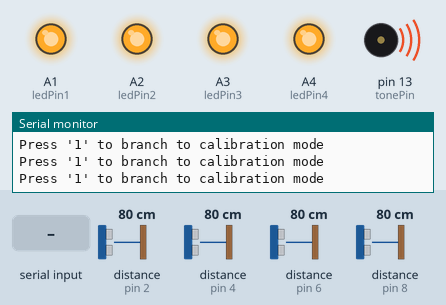
Recording of a sketch running on a simulated Arduino Leonardo, built with avr-gcc and run on an emulated ATmega32U4. On the bench: output pins drawn as LEDs (lit = HIGH), buzzer (waves = sounding), the last lines printed to the serial monitor. Inputs (shaded band) come from the test bench; at power-on: distance to the obstacle (sensors on pin 2, pin 4, pin 6, pin 8) 80 cm. The echo pulse lasts 58.3 µs per cm; EEPROM starts erased; pins used as bus, display or sensor lines are not drawn.

Above: at 1.2 s.
1.3 s: "1\n" received over Serial
At 2.4 s:
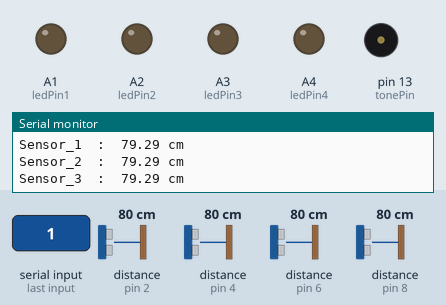
At 2.98 s:
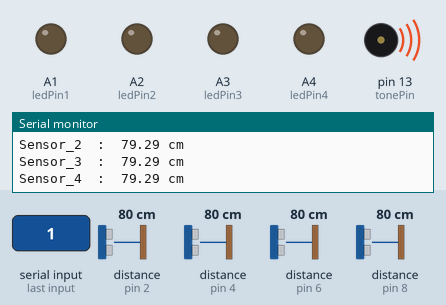
Timing chart, 0 to 16.3 s (numbered marks = the images above; inputs shaded):
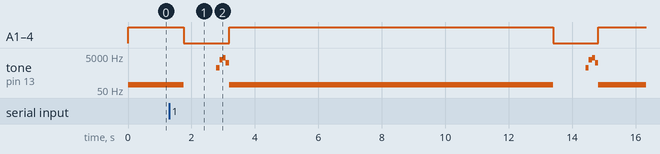

The sketch:

DS_Ultra_Sonic_HC-SR04_4piece.ino
```cpp
#include <EEPROM.h>
//#include <MCP23S17.h>
#define leonardo  //mega32u4は直接USB接続するためserial.read時にwhile(!serial)を挟んで待つ必要があるため

//********************************************************************
//*超音波センサを使って距離を表示するプログラム
//********************************************************************

//sensor maping (1,2,3,4) = (left_side, left_upper, right_upper, right_side)
/*
以下実装予定↓
●センサキャリブレーション
left_side, right_side　デフォルトは無限遠＝通常時はセンサ値取れない（近すぎて取れない場合と判別がつかないため注意！）
left_upper, right_upper デフォルトはキャリブレーションされた地面までの距離。反応時の距離を見ることでアラートを出すか判別可能（反応しても近距離の場合はOK)
１：キャリブレーションボタン押下→キャリブレーションモード
２：ボタン押下時の各センサの値をEEPROMに保存、以降この値を参照して配達員の検知
３：シリアルプリント時に常にキャリブレーションの値を返す（いつでも確認できるように）
●センサ反応時スピーカーから警告音を出す
●mcp23s17を利用してIOを増やし、接続センサ数を増やす
 */


#define echoPin_1  2 // Echo Pin@ sensor 1 //超音波出力開始（測定開始）
#define trigPin_1  3 // Trigger Pin@ sensor 1
#define echoPin_2  4 // Echo Pin@ sensor 2
#define trigPin_2  5 // Trigger Pin@ sensor 2
#define echoPin_3  6 // Echo Pin@ sensor 3
#define trigPin_3  7 // Trigger Pin@ sensor 3
#define echoPin_4  8 // Echo Pin@ sensor 4
#define trigPin_4  9 // Trigger Pin@ sensor 4
#define tonePin  13  //output pin for speaker
#define ledPin1  A1 //output pin for led  //ピン指定名称正しいか要注意
#define ledPin2  A2 //output pin for led
#define ledPin3  A3 //output pin for led
#define ledPin4  A4 //output pin for led
#define ledPin5  A5 //output pin for led

#define sensor_1 0  //変数として、配列で定義しておけば4センサ処理が必要場面で短くコーディングできる（
#define sensor_2 1
#define sensor_3 2
#define sensor_4 3
#define SENSOR_NUM  4 //センサー数

//TBE(To Be Edited)
#define left_dst_thd  100  //左境界センサのブザー出力閾値（この値以下で警告
#define right_dst_thd  100  //右境界センサのブザー出力閾値（この値以下で警告
#define upper_left_dst_thd  130  //左上境界センサのブザー出力閾値（この値以下で警告
#define upper_right_dst_thd  130  //右上境界センサのブザー出力閾値（この値以下で警告

#define left_tone 1000 //左境界センサ反応時ブザー音
#define right_tone 2000 //右境界センサ反応時ブザー音
#define upper_left_tone 3000 //左上境界センサ反応時ブザー音
#define upper_right_tone 4000 //右上境界センサ反応時ブザー音
#define wait_tone 100 //
#define TRYNUM 20  //超音波センサキャリブレーション時の距離取得回数

double Duration_1 = 0; //応答時間＠ sensor 1
double Distance_1 = 0; //距離@ sensor 1
double Duration_2 = 0; //応答時間＠ sensor 2
double Distance_2 = 0; //距離@ sensor 2
double Duration_3 = 0; //応答時間＠ sensor 3
double Distance_3 = 0; //距離@ sensor 3
double Duration_4 = 0; //応答時間＠ sensor 4
double Distance_4 = 0; //距離@ sensor 4
char incomingByte = 0;  //シリアル入力用変数
int intsize = sizeof(int);

struct CaliData //センサーキャリブレーションデータ一式
{
  int UltraSonic[SENSOR_NUM];
};
struct CaliData _liquid_office;

void setup()
{
  Serial.begin( 9600 );
  #ifdef leonardo
  while(!Serial);
  #endif

  pinMode(echoPin_1, INPUT);
  pinMode(trigPin_1, OUTPUT);
  pinMode(echoPin_2, INPUT);
  pinMode(trigPin_2, OUTPUT);
  pinMode(echoPin_3, INPUT);
  pinMode(trigPin_3, OUTPUT);
  pinMode(echoPin_4, INPUT);
  pinMode(trigPin_4, OUTPUT);

  pinMode(ledPin1, OUTPUT);
  pinMode(ledPin2, OUTPUT);
  pinMode(ledPin3, OUTPUT);
  pinMode(ledPin4, OUTPUT);

   //センサキャリブレーション値をロード
  for(int i=0; i<SENSOR_NUM; i++)
  {
    _liquid_office.UltraSonic[i] = EEPROM.read(i * intsize);
  }

//  MCP mcp23s17(0,0);  //ioexpander 16bit(adress, ?)
}
void loop()
{
//キャリブレーションモード分岐
//起動時10秒間　ブザーなりっぱなし＆LED全灯になるのでその間にシリアル経由で'1'を受け取るとキャリブレーションモードに入る
  digitalWrite(ledPin1,HIGH);
  digitalWrite(ledPin2,HIGH);
  digitalWrite(ledPin3,HIGH);
  digitalWrite(ledPin4,HIGH);
  tone(tonePin, 100);

  for(int i=0; i<200; i++)
  {
    Serial.println("Press '1' to branch to calibration mode");
    if(Serial.available() > 0)
    {
      incomingByte = Serial.read();
      Serial.print("Serial.read = ");
      Serial.println(incomingByte);
      if(incomingByte == '1')
      {
        sensor_calibration();  //シリアル経由で'1'が読み込まれたらキャリブレーションモード
        goto cali_end;  //キャリブレーションが終了したら即時ループ脱出
      }
    }
    delay(50); //50ms×200回で約10秒
  }
cali_end: //キャリブレーション脱出ラベル

  //ブザーとLEDを消す
  noTone(tonePin);
  digitalWrite(ledPin1,LOW);
  digitalWrite(ledPin2,LOW);
  digitalWrite(ledPin3,LOW);
  digitalWrite(ledPin4,LOW);

/*
//To Be Delete eeprom書き込み確認用
 int  eeprom_read;
  for(int i=0; i<SENSOR_NUM; i++)
  {
    eeprom_read = EEPROM.read(i * intsize);
    Serial.print("EEPROM");
    Serial.print(i,DEC);
    Serial.print("=");
    Serial.print(eeprom_read, DEC);
    Serial.print("\n");
  }
  while(1);
  */

//超音波出力＆反射時間取得
  Duration_1 = start_measure(sensor_1);
  Duration_2 = start_measure(sensor_2);
  Duration_3 = start_measure(sensor_3);
  Duration_4 = start_measure(sensor_4);

//時間を距離に変換(シリアル通信で出力しないなら不要→処理高速化）
  Distance_1 = dir_to_dis(Duration_1);
  Distance_2 = dir_to_dis(Duration_2);
  Distance_3 = dir_to_dis(Duration_3);
  Distance_4 = dir_to_dis(Duration_4);

//シリアル通信で距離を出力（シリアル通信で出力しないなら不要→処理高速化）
  print_Distance(sensor_1);
  print_Distance(sensor_2);
  print_Distance(sensor_3);
  print_Distance(sensor_4);
  Serial.print("\n");

//センサが何かを補足したらブザー
  if(Distance_1 < left_dst_thd)
  {
    tone(tonePin, left_tone, wait_tone);
    delay(wait_tone);
  }
  if(Distance_2 < upper_left_dst_thd)
  {
    tone(tonePin, upper_left_tone, wait_tone);
    delay(wait_tone);
  }
  if(Distance_3 < upper_right_dst_thd)
  {
    tone(tonePin, upper_right_tone, wait_tone);
    delay(wait_tone);
  }
  if(Distance_4 < right_dst_thd)
  {
    tone(tonePin, right_tone, wait_tone);
    delay(wait_tone);
  }
}

//***************関数群***************//

//センサごとの測定距離をPCにシリアル出力
void print_Distance(int sensor_number)
{
  switch(sensor_number)
  {
    case sensor_1:
     if(Distance_1 == 0)
     {
        Serial.print("Sensor_1 time out");
        Serial.print("\n");
     }
     else if (Distance_1 > 0)
     {
        Serial.print("Sensor_1  :  ");
        Serial.print(Distance_1);
        Serial.println(" cm");
     }
     else Serial.print("Error_sensor_1");
     break;

    case sensor_2:
     if(Distance_2 == 0)
     {
        Serial.print("Sensor_2 time out");
        Serial.print("\n");
     }
     else if (Distance_2 > 0)
     {
        Serial.print("Sensor_2  :  ");
        Serial.print(Distance_2);
        Serial.println(" cm");
     }
     else Serial.print("Error_sensor_2");
     break;

    case sensor_3:
     if(Distance_3 == 0)
     {
        Serial.print("Sensor_3 time out");
        Serial.print("\n");
     }
     else if (Distance_3 > 0)
     {
        Serial.print("Sensor_3  :  ");
        Serial.print(Distance_3);
        Serial.println(" cm");
     }
     else Serial.print("Error_sensor_3");
     break;

     case sensor_4:
     if(Distance_4 == 0)
     {
        Serial.print("Sensor_4 time out");
        Serial.print("\n");
     }
     else if (Distance_4 > 0)
     {
        Serial.print("Sensor_4  :  ");
        Serial.print(Distance_4);
        Serial.println(" cm");
     }
     else Serial.print("Error_sensor_4");
     break;

     default:
      break;
  }
//  Serial.print("\n");
  delay(250);
}

//指定したセンサの計測を開始＆測定値（時間）を返す
double start_measure(int sensor_number) //※trigPin_xとechoPin_xを引数にする方がプログラムメモリ節約できる
{
  double Duration = 0;

  switch(sensor_number)
  {
    case sensor_1:
      digitalWrite(trigPin_1, LOW);
      digitalWrite( trigPin_1, HIGH );
      delayMicroseconds( 10 ); //最小信号時間10us 超音波出力信号
      digitalWrite( trigPin_1, LOW );
      Duration = pulseIn( echoPin_1, HIGH, 20000); //センサからの入力(注意：タイムアウト時間/2が片道時間 //20000=20ms 片道時間10msで3.4m計測可能
      break;
    case sensor_2:
     digitalWrite(trigPin_2, LOW);
      digitalWrite( trigPin_2, HIGH );
      delayMicroseconds( 10 ); //最小信号時間10us 超音波出力信号
      digitalWrite( trigPin_2, LOW );
      Duration = pulseIn( echoPin_2, HIGH, 20000); //センサからの入力(注意：タイムアウト時間/2が片道時間 //20000=20ms 片道時間10msで3.4m計測可能
      break;
    case sensor_3:
      digitalWrite(trigPin_3, LOW);
      digitalWrite( trigPin_3, HIGH );
      delayMicroseconds( 10 ); //最小信号時間10us 超音波出力信号
      digitalWrite( trigPin_3, LOW );
      Duration = pulseIn( echoPin_3, HIGH, 20000); //センサからの入力(注意：タイムアウト時間/2が片道時間 //20000=20ms 片道時間10msで3.4m計測可能
      break;
    case sensor_4:
      digitalWrite(trigPin_4, LOW);
      digitalWrite( trigPin_4, HIGH );
      delayMicroseconds( 10 ); //最小信号時間10us 超音波出力信号
      digitalWrite( trigPin_4, LOW );
      Duration = pulseIn( echoPin_4, HIGH, 20000); //センサからの入力(注意：タイムアウト時間/2が片道時間 //20000=20ms 片道時間10msで3.4m計測可能
      break;
    default:
      Serial.print("irregular sensor number");
      break;
  }
  return Duration;
}

//超音波センサの測定時間を測定距離に変換
double dir_to_dis(double Duration)
{
  double Distance;
  Duration = Duration/2; //往復時間を片道時間に
  Distance = Duration*340*100/1000000; //経過時間(us)* 音速(340m/s)*(m→cm)/(sec→usec)
  return Distance;
}

void sensor_calibration()
{
  Serial.println("Start calibration mode");
  //20(TRYNUM)回測距して平均値をEEPROMに書き込む
  int Distance[TRYNUM];
  double Duration;
  long DistanceSum;
  int DistanceAve;

  for(int sensor_x=0; sensor_x<SENSOR_NUM; sensor_x++) //センサ数繰り返し
  {
    DistanceSum = 0;
    for(int i=0; i<TRYNUM; i++) //平均値算出用サンプルデータ取得回数
    {
      Duration = start_measure(sensor_x);
      Distance[i] = (int)dir_to_dis(Duration);
      DistanceSum += Distance[i];
    }
    DistanceAve = DistanceSum/TRYNUM; //平均値算出
    _liquid_office.UltraSonic[sensor_x] = DistanceAve; //キャリブレーション値の更新
    EEPROM.write(sensor_x * intsize, DistanceAve); //EEPROMにアドレス0から順に平均値書き込み
  }
  Serial.println("Calibration finished! Result is below");
  Serial.print("sensor_1 = ");
  Serial.println(_liquid_office.UltraSonic[sensor_1]);
  Serial.print("sensor_2 = ");
  Serial.println(_liquid_office.UltraSonic[sensor_2]);
  Serial.print("sensor_3 = ");
  Serial.println(_liquid_office.UltraSonic[sensor_3]);
  Serial.print("sensor_4 = ");
  Serial.println(_liquid_office.UltraSonic[sensor_4]);
}
```

Measured:
- by itself, A1 (ledPin1), A2 (ledPin2), A3 (ledPin3), A4 (ledPin4): alternates HIGH for 10.2 s and LOW for 1.4 s
- by itself, tone on pin 13 (tonePin): plays 1000 Hz for 0.10 s, 3000 Hz for 0.10 s, 4000 Hz for 0.10 s, 2000 Hz for 0.10 s, 100 Hz for 10.2 s, 1000 Hz for 0.10 s … (10 notes in this stretch)
